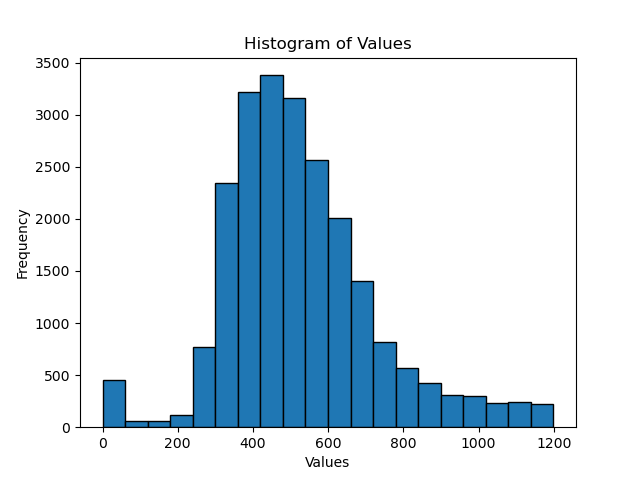
#> input picture logs/23-714262/20240610111725areas.png, 640 x 480 px, found by its file name; its folder holds only this picture in this run
$ python tif_jpeg_converter.py
#> lines starting #> are read from the running program, lines starting #| are printed output that depends on the picture; after the words box and inside, x2 and y2 are one past the last pixel; in counts of white or black regions, pixels touching at a corner belong together
import os
import cv2
import hashlib
import numpy as np
import pickle
import matplotlib.pyplot as plt
import logging
from datetime import datetime
from skimage.segmentation import clear_border
from tqdm import tqdm

logger = logging.getLogger(__name__)


def is_image_empty(img):  # Check if cells are present
    return np.all(img == 0)


# [65 lines left out: functions get_name, image_rotate_crop, check_border_pixels, not called in this run]


def main():
    # file_path = os.path.dirname(__file__)
    path_in = "/home/t.afanasyeva/deep_learning_anaemias/resources/23-714262"
    path_out = "/home/t.afanasyeva/deep_learning_anaemias/resources/processed"

    if not os.path.exists(path_out):
        os.makedirs(path_out)

    timestamp = datetime.now().strftime("%Y%m%d%H%M%S")
    logging.basicConfig(
        filename=os.path.join(path_out_logs, f"{timestamp}converter.log"),
        level=logging.INFO
        )
    logger.info("Started")

    images = os.listdir(path_in)

    dict_hash_old_name = {}
    area_list = []

    for img_name in tqdm(images):
        img_path = os.path.join(path_in, img_name)
        img = cv2.imread(img_path)
#> img is the input picture: shape (480, 640, 3); mean B, G, R 235.5, 225.8, 211.8
        if img is None:
            logger.info(f"Warning: {img_path} could not be read, skipping.")
            continue

        resized = cv2.resize(img, (104,104), interpolation = cv2.INTER_CUBIC)
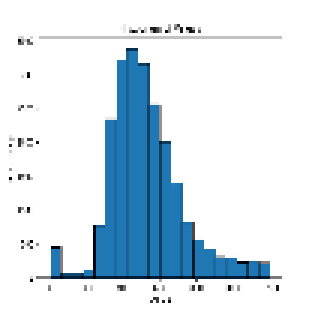
#> resized: shape (104, 104, 3) (shown 3 times larger); mean B, G, R 236.1, 226.2, 212.1
        gray = cv2.cvtColor(resized, cv2.COLOR_BGR2GRAY)
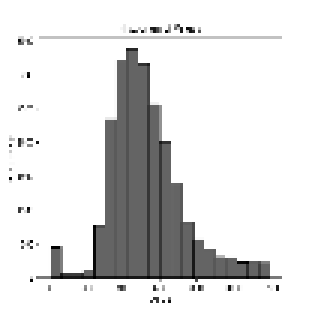
#> gray: shape (104, 104) (shown 3 times larger); min 0, max 255, mean 223.2
        blur = cv2.GaussianBlur(gray, (5, 5), 3)
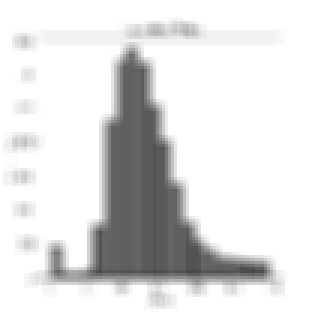
#> blur: shape (104, 104) (shown 3 times larger); min 70, max 255, mean 223.2
        edges = cv2.Canny(blur, threshold1=150, threshold2=200)
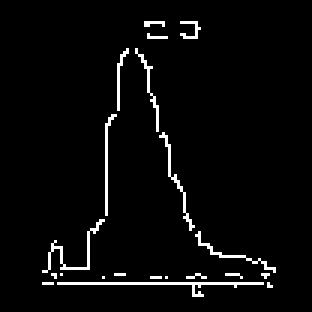
#> edges: shape (104, 104) (shown 3 times larger); 3.5% white in thin lines or dots, all inside (x1, y1, x2, y2) = (14, 7, 92, 99)
        no_bord = clear_border(edges)

        contours, hierarchy = cv2.findContours(
            no_bord, cv2.RETR_TREE, cv2.CHAIN_APPROX_NONE
        )
#> contours = 21 contours, all with area under 20

        valid_contours = []
        try:
            for contour, h in zip(contours, hierarchy[0]):
                # Check if the contour is not inside another (parent index is -1)
                if h[3] == -1:
                    area = cv2.contourArea(contour)
                    area_list.append(area)
                    if 200 <= area <= 600:
                        valid_contours.append(contour)
#> this loop made 21 passes
#> (contour, h, area) on passes 1, 4, 6, 7, 11, 12: ([[89, 94], [89, 95], [90, 95]], [1, -1, -1, -1], 0.5), ([[55, 92]], [4, 2, -1, -1], 0), ([[34, 92]], [6, 4, -1, -1], 0), ([[87, 91], [88, 92], [89, 91], [88, 91]], [7, 5, -1, -1], 1), ([[20, 91]], [11, 9, -1, -1], 0), ([[17, 91], [18, 92], [18, 91]], [12, 10, -1, -1], 0.5)
#> (h, area) on passes 2, 3, 5, 8, 9, 10: ([2, 0, -1, -1], 4.5), ([3, 1, -1, -1], 0), ([5, 3, -1, -1], 0), ([8, 6, -1, -1], 0), ([9, 7, -1, -1], 0), ([10, 8, -1, -1], 0)
#> after the loop, area_list = [0.5, 4.5, 0, 0, 0, 0, 1, 0, 0, 0, 0, 0.5, 6, 6, 8.5, 2.5, 5, 3, 0.5, 3, 2]; valid_contours = []
        except TypeError as e:
            logger.info(f"TypeError occurred: {e}")
            continue

        if len(valid_contours) != 1:
            logger.info(f"Image {img_name} does not have exactly one cell, skipping.")
            continue

        new_image_size = 64
        rotated_cropped = image_rotate_crop(gray, valid_contours[0], new_image_size)

        if rotated_cropped.shape != (new_image_size, new_image_size):
            logger.info(f"Image {img_name} contains cell too close to the boarder.")
            continue

        if check_border_pixels(rotated_cropped) is True:
            continue

        hash_name = get_name(rotated_cropped)
        output_path = os.path.join(path_out, f"{hash_name}.png")

        cv2.imwrite(output_path, rotated_cropped)

        logger.info(f"Processed and saved {img_name} as {hash_name}.png")
        dict_hash_old_name.setdefault(hash_name, [])
        dict_hash_old_name[hash_name].append(img_path)

    logger.info(
        f"Successfully processed {len(dict_hash_old_name.keys())/len(images):.2f} percent of all images."
          )
    logger.info(
        f"Final number of images is {len(dict_hash_old_name.keys())})."
            )

    # Distribution of areas surfaces
    plt.hist(area_list, bins=10, edgecolor="black")
    plt.xlabel("Values")
    plt.ylabel("Frequency")
    plt.title("Histogram of Values")
    plt.savefig(os.path.join(path_out_logs, f"{timestamp}areas.png"))
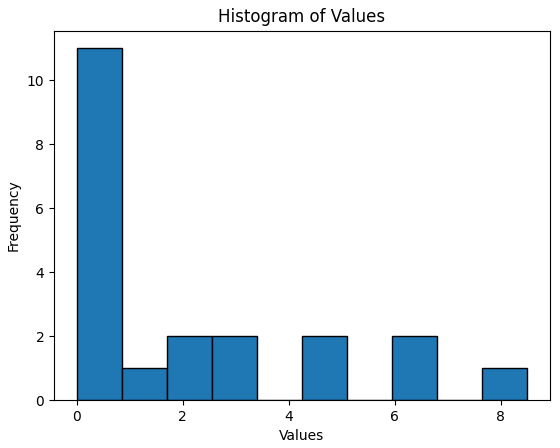
#> figure drawn by matplotlib, 1 panel; tallest bar 11 high, from x = 5.55e-17 to 0.85

    # Saving names dict
    with open(os.path.join(path_out_logs, f"{timestamp}dict_hash_old_name.pkl"), "wb") as handle:
        pickle.dump(dict_hash_old_name, handle)


if __name__ == "__main__":
    # main()
    import cProfile
    import pstats

    path_out_logs = os.path.join(os.path.dirname(__file__), "logs")

    if not os.path.exists(path_out_logs):
        os.makedirs(path_out_logs)

    prof = cProfile.Profile()
    prof.enable()
    main()
    prof.disable()
    timestamp = datetime.now().strftime("%Y%m%d%H%M%S")
    prof.dump_stats(os.path.join(path_out_logs, "output.prof"))
    with open(os.path.join(path_out_logs, f"{timestamp}performance.log"), "w") as stream:
        stats = pstats.Stats(os.path.join(path_out_logs, "output.prof"), stream=stream)
        stats.sort_stats("cumtime")
        stats.print_stats()
